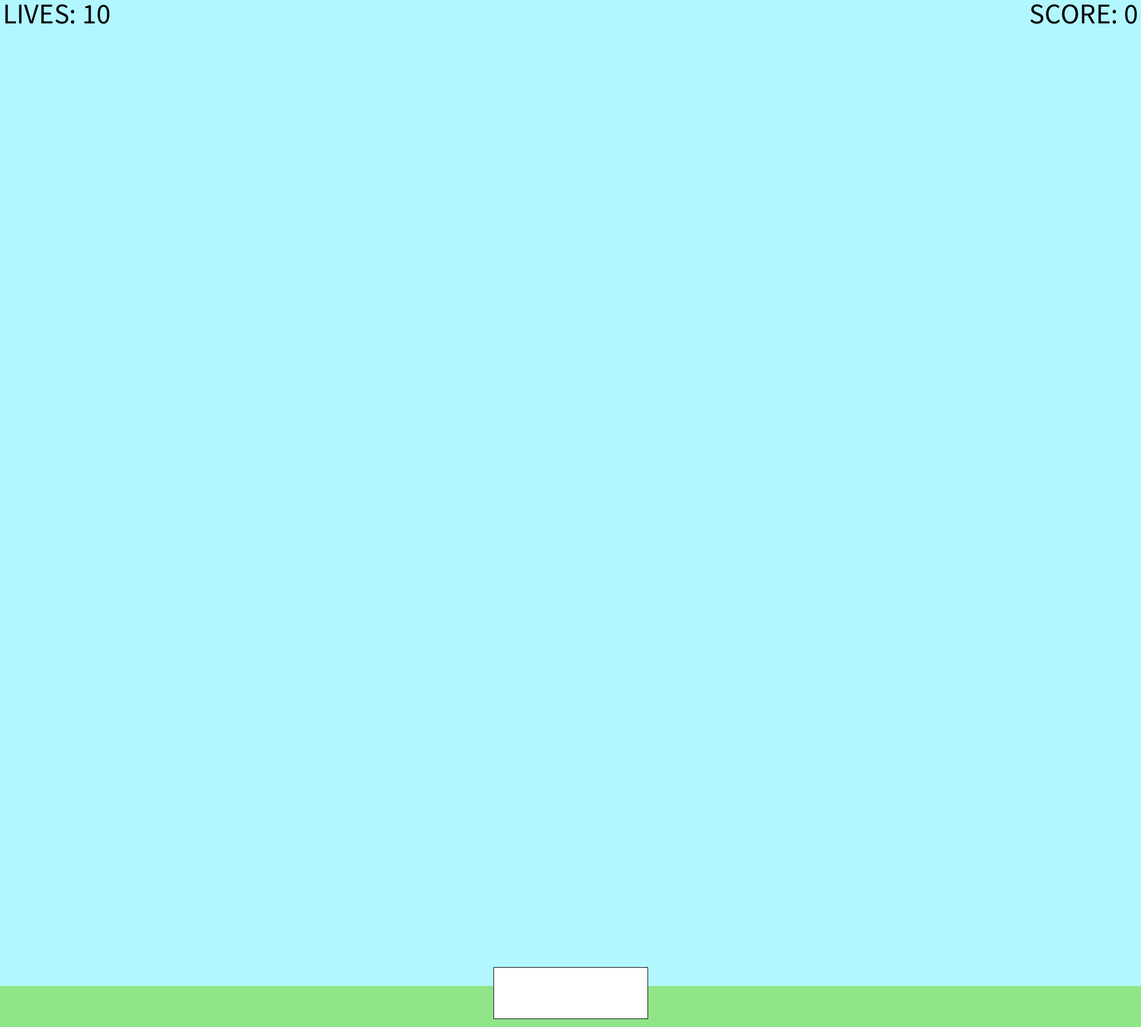
Frame 1 (no input)
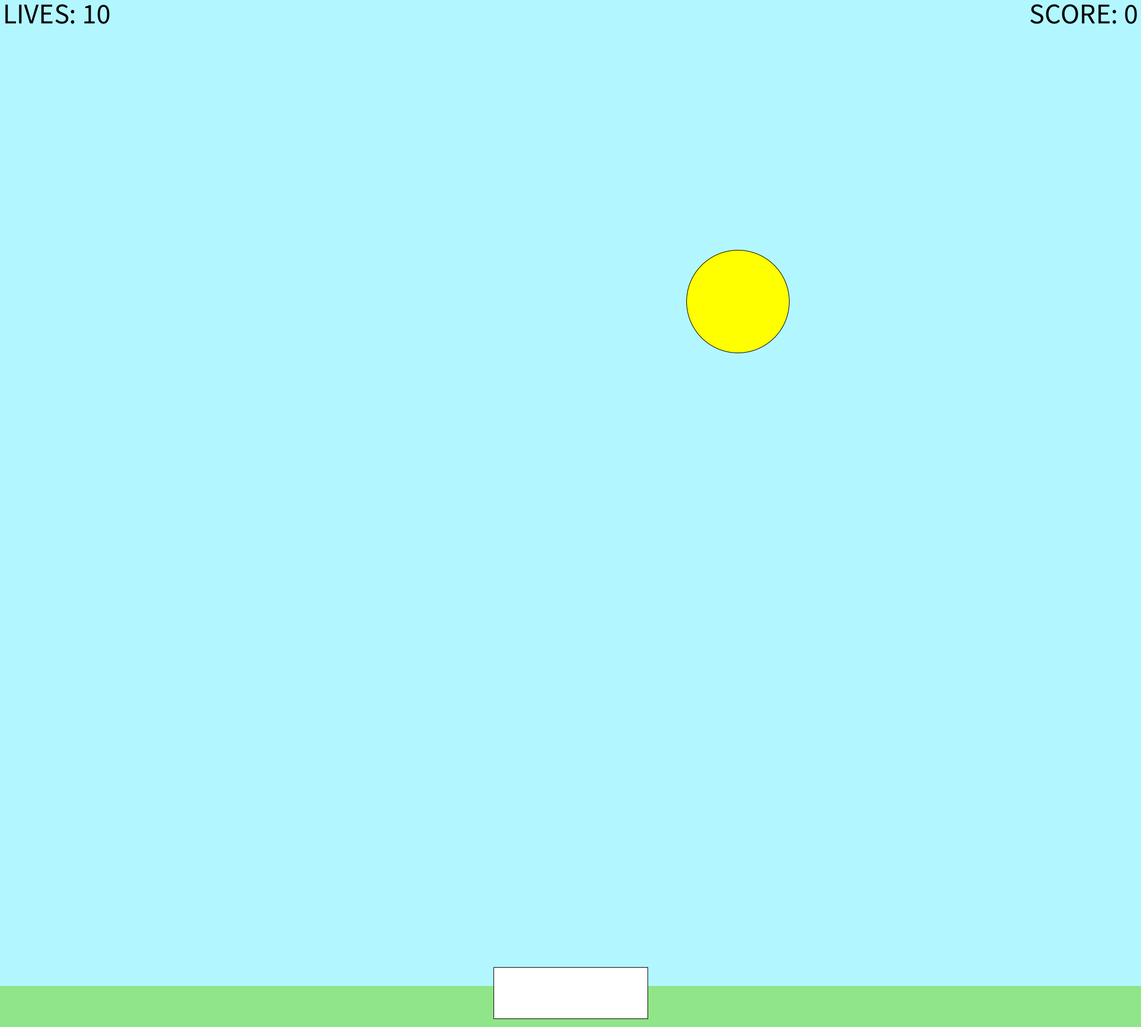
Frame 60 (the mouse pressed at the canvas centre just before this capture)
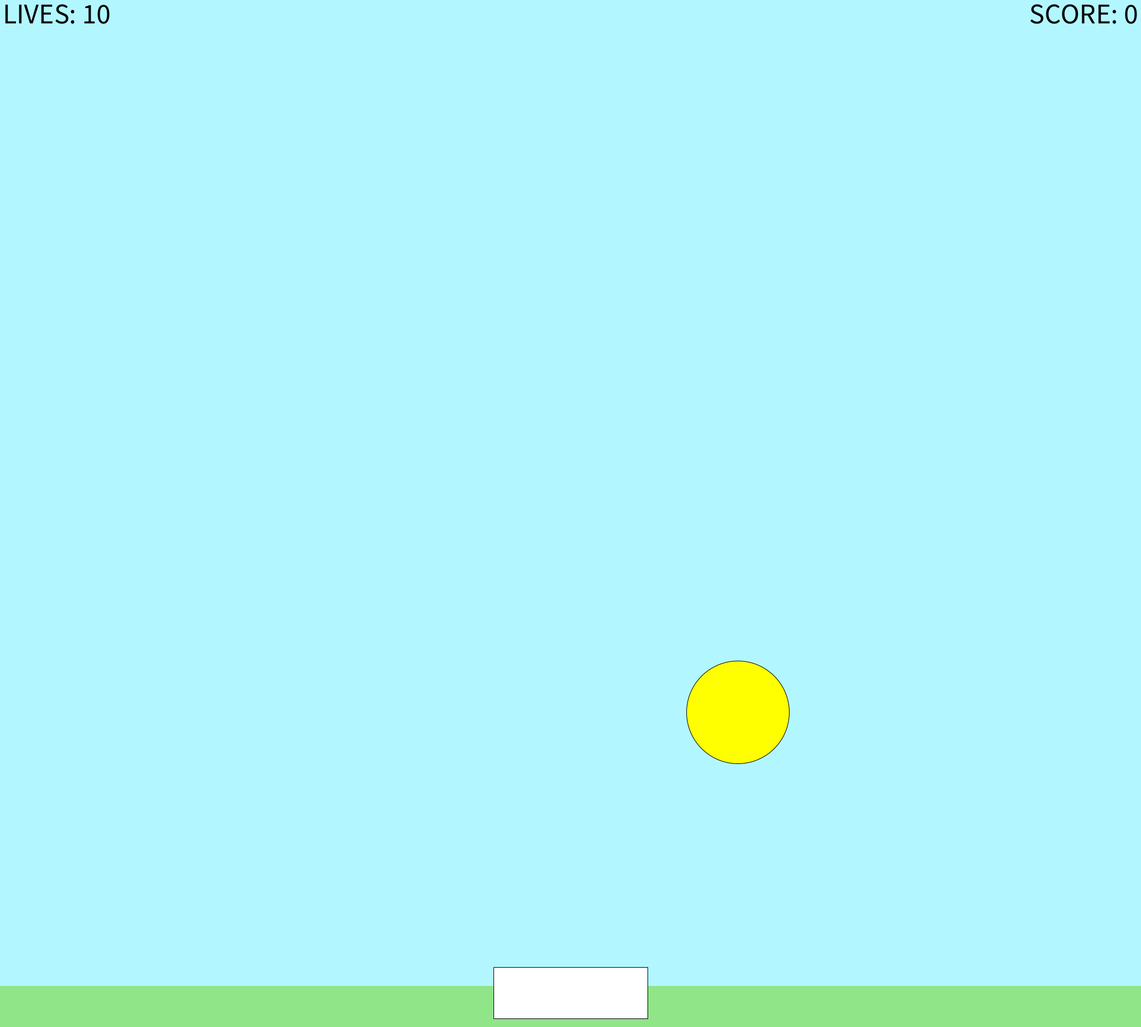
Frame 120 (the mouse held since frame 60 and released just before this capture)

The Processing sketch that drew these frames (run headless with seeded random() and noise(); from frame 60 on, the mouse is pressed at the canvas centre):

// Processing sketch: BugCatcher
// ── BugCatcher.pde
ArrayList<Character> keys = new ArrayList<Character>(); //<>//
ArrayList<Bug> bugs = new ArrayList<Bug>();
int score;
int timer;
int lives;
int interval;
Player player;

void setup() {
  size(2000, 1800);
  player = new Player();
  bugs.add(new Bug());
  score = 0;
  timer = 0;
  lives = 10;
  interval = (int)random(30, 120);
  frameRate(60);
}

void draw() {
  if (lives>0) {
    timer++;
    drawBackground();
    player.run();
    collision();
    addBugs();
    drawUI();
  } else {
    gameOver();
  }
}

void keyTyped() {
  if (!keys.contains(key)) {
    keys.add(key);
  }
}

void keyReleased() {
  if (keys.contains(key)) {
    keys.remove(new Character(key));
  }
}

void drawBackground() {
  noStroke();
  background(#B2F7FF);
  fill(#90E589);
  rectMode(CORNER);
  rect(0, height-height/25, width, height/25);
}

void drawUI() {
  fill(0);
  textSize(height/36);
  textAlign(LEFT, TOP);
  text("LIVES: "+lives, 5, 5);
  textAlign(RIGHT, TOP);
  text("SCORE: "+score, width-5, 5);
}

void collision() {
  for (int i=0; i<bugs.size(); i++) {
    bugs.get(i).run();
    if (bugs.get(i).collide()) {
      score += bugs.get(i).getWorth();
      lives += bugs.get(i).getImpact();
      if (bugs.get(i).getType() == 6) {
        player.invertControls();
      }
      bugs.get(i).moveOffScreen();
    }
    if (bugs.get(i).offScreen()) {
      bugs.remove(i);
    }
  }
}

void addBugs() {
  if (timer%interval==0) {
    bugs.add(new Bug());
    interval = (int)random(10, 90);
  }
}

void gameOver() {
  background(0);
  textAlign(CENTER, CENTER);
  fill(255, 0, 0);
  textSize(height/9);
  text("GAME OVER", width/2, height/2-height/18);
  fill(255);
  textSize(height/18);
  text("SCORE: "+score, width/2, height/2+height/18);
}

// ── Bug.pde
class Bug {
  float x; 
  float y;
  float v; //velocity
  float s; //size
  int worth; //how much it changes the score by
  int impact; //how much it changes the lives by
  int type; 

  public Bug() {
    x = random(width);
    y = random(-height/10, -height/6);
    s = height/10;
    worth = 0;
    impact = 0;
    float typeDecider = random(100);
    if (typeDecider < 40) {
      type = 1; //yellow beetle
      worth = 5;
      v = height/140;
    } else if (typeDecider < 50) {
      type = 2; //blue beetle
      worth = 15;
      v = height/180;
    } else if (typeDecider < 55) {
      type = 3; //health pack
      impact = 1;
      v = height/180;
    } else if (typeDecider < 70) {
      type = 4; //fire ant
      worth = -25;
      impact = -1;
      v = height/100;
    } else if (typeDecider < 85) {
      type = 5; //army ant
      worth = -100;
      impact = -3;
      v = height/80;
      s = height/50;
    } else {
      type = 6; //bamboo grub
      v = height/80;
      s = height/50;
    }
  }

  public void run() {
    display();
    fall();
  }

  private void display() {
    switch(type) {
    case 1:
      fill(255, 255, 0);
      break;
    case 2:
      fill(0, 0, 255);
      break;
    case 3:
      fill(0, 255, 0);
      break;
    case 4:
      fill(255, 0, 0);
      break;
    case 5:
      fill(255, 0, 0);
      break;
    case 6:
      fill(0, 255, 255);
      break;
    default:
      fill(0);
      println("Something has gone terribly wrong");
    }
    if (player.inverted()) {
      fill(random(256), random(256), random(256));
    }
    ellipse(x, y, s, s);
  }

  private void fall() {
    y+=v;
  }

  public boolean collide() {
    if (x > player.left() &&
      x < player.right() &&
      y + s/2 > player.top() &&
      y - s/2 < player.bottom()) {
      return true;
    } else {
      return false;
    }
  }

  public boolean offScreen() {
    if (y-s>height) {
      return true;
    } else {
      return false;
    }
  }

  public int getWorth() {
    return worth;
  }

  public int getImpact() {
    return impact;
  }

  public int getType() {
    return type;
  }

  public void moveOffScreen() {
    y = height+height/10;
  }
}

// ── Player.pde
class Player {
  float x;
  float y;
  float v; //velocity
  float s; //size
  int invert; //inverts controls if negative

  public Player() {
    x = width/2;
    y = height - height/30;
    s = height/20;
    v = width/150;
    invert = 1;
  }

  public void run() {
    display();
    move();
    looop();
  }

  private void display() {
    stroke(0);
    fill(255);
    rectMode(CENTER);
    rect(x, y, s*3, s);
  }

  private void move() {
    if (keys.contains('a')) {
      x-=v*invert;
    }
    if (keys.contains('d')) {
      x+=v*invert;
    }
  }

  private void looop() {
    if (x-s*2>width) {
      x = -s*2;
    }
    if (x+s*2<0) {
      x = width + s*2;
    }
  }

  public void invertControls() {
    invert = -invert;
  }

  public float left() {
    return x-s*1.5;
  }
  public float right() {
    return x+s*1.5;
  }
  public float top() {
    return y-s/2;
  }
  public float bottom() {
    return y+s/2;
  }
  public boolean inverted() {
    if (invert==1) {
      return false;
    } else {
      return true;
    }
  }
}
